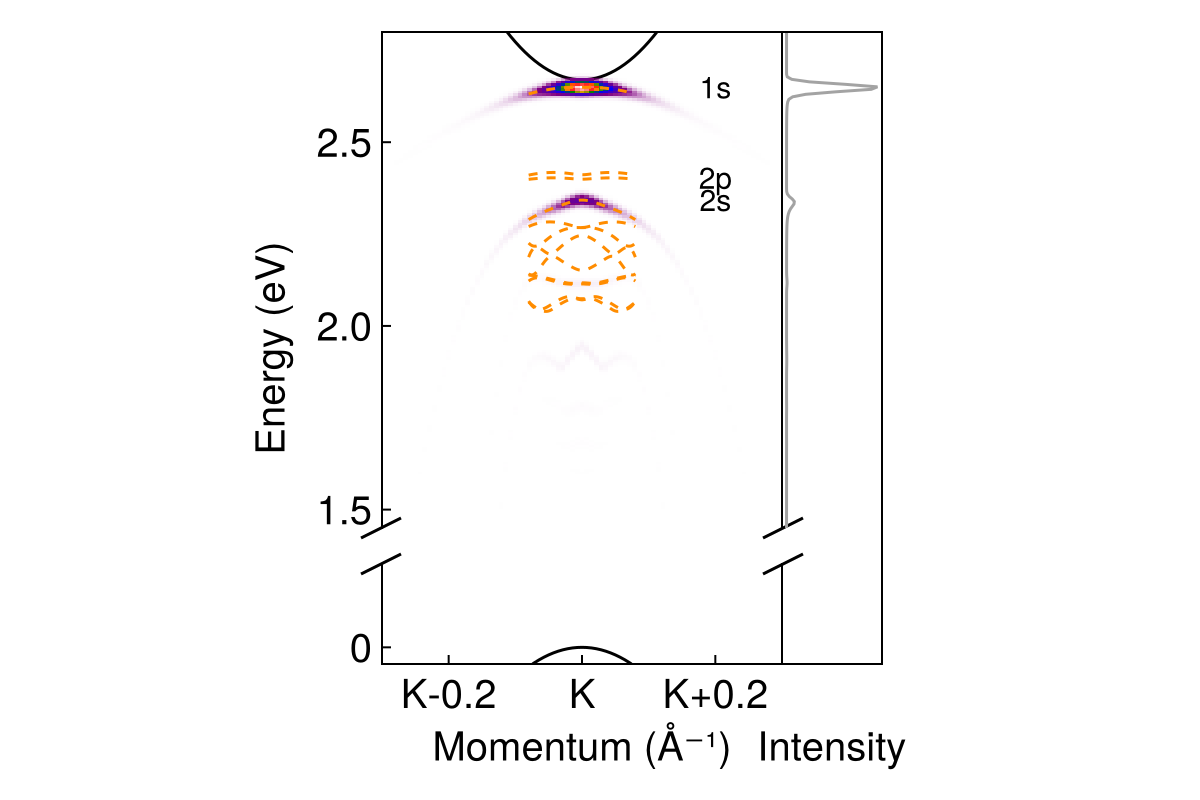

Reproduce this figure in Julia.
# Plot the ARPES heatmap;

include("units.jl")
include("qp-bands.jl")
include("broadening.jl")
include("exciton.jl")
include("ehh.jl")
include("wfn.jl")
include("arpes.jl")
include("overlap.jl")
include("exciton-band-gamma.jl")
include("exciton-band-k.jl")
include("bgw-crystal.jl")
using CairoMakie
using LaTeXStrings
using Colors
using Printf

caption_padding = 35

broaden = gaussian_broadening(50fs)
electron_color = :black
hole_color = :black

m_h = 0.21
m_e = 0.37
E_g = 2.67
w_side = 4π / (3 * 3.144817974)
w = SVector{2, Float64}([w_side, 0.0])
trion = Intervalley2DChandraTrion(
    m_h = m_h,
    m_e = m_e,
    w = w,
    E_g = E_g,
    # Binding energy for the ehh trion mode
    # should be E_B = 0.59 = 2.67 - 2.08 according to the band gap and the trion frequency from Nat. Comm. 2017 Dec 14;8(1):2117., 
    # however, here we're using Diana's exciton energy band data, 
    # the lowest exciton frequency at Q = 0 is 2.06 eV (run this script and the first line of console output is this number; note that this is the energy of the lowest optically active exciton mode, i.e. the A1s-like mode, which corresponds to the second lowest mode in the exciton band in PRL 115, 176801 (2015), because the lowest mode is a dark exciton mode),
    # and to maintain 2.13 - 2.08 = 0.05 eV (the former is again from Nat Comm. 2017 Dec 14;8(1):2117) difference between the lowest exciton mode and the trion mode in Nat Comm. 2017 Dec 14;8(1):2117,
    # we need to manually shift 0.59 upwards by 2.13 - 2.06 = 0.07 eV.
    E_B = 0.66,
    a = 10.3,
    b = 25.2
)

##########################################
#region Reading BerkeleyGW outputs 

k_K = SVector{3, Float64}(0.333333333333333, 0.3333333333333, 0)
rk, Avck = read_ex_wfc("../../MoS2/MoS2/4-absorption-120-no-sym-gw/eigenvectors.h5", k_K)
k_K_real = read_B("../../MoS2/MoS2/4-absorption-120-no-sym-gw/eigenvectors.h5") * k_K

files_0 = ["finite-Q-0/eigenval_$(i)_likespin_plus_v_new" for i in 0:11]
files_K = ["finite-Q-K/eigenval_$(i)_unlikespin_plus_v_new" for i in 0:13]
Q_list_0 = [
    [0.0,0.0],
    [0.0005,0.0005],
    [0.001,0.001],
    [0.003,0.003],
    [0.005,0.005],
    [0.0075,0.0075],
    [0.01,0.01],
    [0.012,0.012],
    [0.015,0.015],
    [0.02,0.02]
]

Q_list_K = [
    [-0.02, -0.02],
    [-0.015, -0.015],
    [-0.01, -0.01],
    [-0.005, -0.005],
    [-0.003, -0.003],
    [-0.001, -0.001],
    [0.001, 0.001],
    [0.003, 0.003],
    [0.005, 0.005],
    [0.0075, 0.0075],
    [0.01, 0.01],
    [0.012, 0.012],
    [0.015, 0.015],
    [0.02, 0.02]
]

a = read_a("../../MoS2/MoS2/4-absorption-120-no-sym-gw/eigenvectors.h5") * au_in_angstrom
Q_length_list_0 = map(Q_list_0) do Q
    (2 / sqrt(3)) * Q[1] * 2π / a * sqrt(3)
end
Q_length_list_K = map(Q_list_K) do Q
    (2 / sqrt(3)) * Q[1] * 2π / a * sqrt(3) 
end


# Read eigenvalues from a file
function read_eigs(filename)
    eigs = Float64[]
    open(filename, "r") do io
        for line in eachline(io)
            # Skip comment lines
            startswith(line, "#") && continue
            fields = split(strip(line))
            isempty(fields) && continue
            # Parse the first number (eigenvalue column)
            push!(eigs, parse(Float64, fields[1]))
        end
    end
    return eigs
end

# Read all eigenvalue lists
all_eigs_0 = [read_eigs(f) for f in files_0]
all_eigs_K = [read_eigs(f) for f in files_K]

# Ensure all files have the same number of eigenvalues
nfiles = length(all_eigs_0)
neigs = length(all_eigs_0[1])
@assert all(length(e) == neigs for e in all_eigs_0) "Files have inconsistent number of eigenvalues!"

eig_matrix_0 = hcat(all_eigs_0...) 
eig_matrix_K = hcat(all_eigs_K...) 

# Scissor shifts for convergence 
shift = -0.0546272

shift_2p_like = 0.0221814
shift_2s_like = 0.0828396

eig_matrix_0 .+= shift
eig_matrix_0[3:6, :] .+= shift_2p_like
eig_matrix_0[7:end, :] .+= shift_2s_like

shift_2p_unlike = 0.0233762
shift_2s_unlike = 0.0746934

eig_matrix_K .+= shift
eig_matrix_K[2:3, :] .+= shift_2p_unlike
eig_matrix_K[2:3, :] .-= (eig_matrix_K[2:3, :] .- eig_matrix_K[2, 1]) * 0.2
eig_matrix_K[4:end, :] .+= shift_2s_unlike

println(minimum(eig_matrix_0[1, :]))
println(minimum(eig_matrix_K[1, :]))

#endregion
############################################

##########################################
#region The linear-parabolic bands

exciton_direct = IntraValley2DExcitonHybrid(
    A = 0.6,
    m_e = 0.37,
    m_h = 0.21,
    α = -0.9,
    β = 4,
    E_g = E_g,
    E_B = 0.71,
)

exciton_K = InterValley2DExcitonHybrid(
    m_e = 0.37,
    m_h = 0.21,
    α = -0.9,
    β = 4,
    E_g = E_g,
    E_B = 0.71,
    w = w
)

# The trion momentum is set to be w
P_ratio = 1.
P = P_ratio * w


# The second lowest mode is bright for K; we need to concentrate on that mode.
Avck_A1s_bright = Avck[:, :, :, 2]
# In Fig. 1bcd in PRL 115, 176801 (2015), 
# we note that the spin up and spin down bands cross with each other:
# in a patch around K, the lowest conduction band is spin up,
# but around it, the lowest conduction band is spin down,
# while the highest valence band is spin up. 
# In our trion two-band model, we expect the conduction and valence bands to have the same spin,
# and this means the conduction band in our two-band model corresponds to 
# c1 near the patch around K and c2 around that patch.
# 
# Therefore, after reading the exciton wave function, 
# we have to reorder the bands. 
# But there is one way to cheat:
# because the lowest optically active exciton mode is quite accurately two-band,
# we can just do the follows:
Avck_A1s_bright = Avck_A1s_bright[1, 1, :] + Avck_A1s_bright[1, 2, :]
Avck_A1s_bright = reshape(Avck_A1s_bright, (1, 1, length(Avck_A1s_bright), 1))
println(size(Avck_A1s_bright))

function fetch_S(Avck::Array{ComplexF64, 4}, iS::Int)
    phase_factor  = Avck[:, :, :, 2] ./ abs.(Avck[:, :, :, 2])
    Avck_S = Avck[:, :, :, iS]
    Avck_S ./= phase_factor
    Avck_S = Avck_S[1, 1, :] + Avck_S[1, 2, :]
    Avck_S = Avck_S ./ (Avck_S[1] / abs(Avck_S[1]))
    reshape(Avck_S, (1, 1, length(Avck_S), 1)) 
end

#endregion 
##########################################

ω_list = LinRange(1.45, 2.8, 200) 
kx_list = LinRange(-0.3, 0.3, 85) 
k1_list = [SA[kx, 0.0] for kx in kx_list]

E_v1_curve = map(k1_list) do k_h
    -E_v1(trion, k_h)
end
E_c1_curve = map(k1_list) do k_e
    E_c1(trion, k_e)
end
E_v2_curve = map(k1_list) do k_h
    -E_v2(trion, k_h)
end
E_c2_curve = map(k1_list) do k_e
    E_c2(trion, k_e)
end

S_list_0 = [1, 2, 3, 4, 5, 6, 7, 8, ]
S_list_K = [1, 2, 3, 4,  ]
#S_list_0 = [1, 2, 3, 4, 5, 6,  ]
#S_list_K = [1, 2, 3, 4, 5, 6, ]
ik_K = argmin(map(i -> norm(rk[:, i]), 1 : size(rk)[2]))
S_list_0_spinor = []
S_list_K_spinor = []
for iS in 1 : 200 # The index is in Avck, i.e. my fully spinor calculation
    # Remove B excitons
    if norm(Avck[1, 1, :, iS] + Avck[1, 2, :, iS]) < 0.8
        continue
    end
    # Remove skin forbidden excitons
    if norm(Avck[1, 1, ik_K, iS]) < norm(Avck[1, 2, ik_K, iS])
        continue
    end

    append!(S_list_K_spinor, iS)
    # The exciton energies given in the eigenval_0_like files have a double degeneracy,
    # so we have to replicate the exciton wave function to match this.
    append!(S_list_0_spinor, iS)
    append!(S_list_0_spinor, iS)
    
    # First column: the index of the exciton mode after dark modes are removed.
    # Second column: the index of the exciton mode in the original Avck. 
    @printf "%3i  %3i  %8.6f   %8.6f   \n" length(S_list_0_spinor) iS eig_matrix_0[length(S_list_0_spinor), 7] (2E_g - trion.E_B - eig_matrix_0[length(S_list_0_spinor), 7])
end
S_list_0 = 1 : length(S_list_0_spinor)
S_list_K = 1 : length(S_list_K_spinor)


A1s_like = fetch_S(Avck, 2)
A2p_like_1 = fetch_S(Avck, 8)
A2p_like_2 = fetch_S(Avck, 6)
A2s_like = fetch_S(Avck, 10)

set_theme!(fontsize=20)

let f = Figure(size=(600, 400))
    Ak1k2 = wfn(trion)
    Akω_total = trion_ARPES_eeh(trion, P, Ak1k2, Homogeneous2DExciton, 
        [
            #IntraValley2DExcitonHybridLow(exciton_direct),
            #IntraValley2DExcitonHybridHigh(exciton_direct),
            (map(S_list_0) do iS
                Homogeneous2DExciton(Q_length_list_0, eig_matrix_0[iS, eachindex(Q_length_list_0)])
            end)...,
            #Homogeneous2DExciton(Q_length_list_0, eig_matrix_0[4, eachindex(Q_length_list_0)]),
            #exciton_K
            map(S_list_K) do iS
                Homogeneous2DExciton(Q_length_list_K, eig_matrix_K[iS, eachindex(Q_length_list_K)], shift=w)
            end...,
        ], 
        # Note that we should NOT use the K momentum from the BGW run and convert it into Cartesian coordinates,
        # because it's in 1/au and not 1/Å. 
        [
            # There should be a 1/2 factor for the first two wave functions,
            # because the lowest K and K' excitons are hybridized and the form of the resulting wave function 
            # has been analytically found in https://journals.aps.org/prl/pdf/10.1103/PhysRevLett.115.176801.
            # Still, we expect similar hybridization to happen in higher states,
            # where we don't really know the coefficients.
            # Therefore we just omit the 1/2 factor to avoid introducing non physical intensity difference
            # between the low and high excitons.
            (map(S_list_0_spinor) do iS
                # sqrt(2) factor is due to the duplication of the Q=0 wave function mentioned above.
                fetch_S(Avck, iS) / sqrt(2)
            end)...,
            (map(S_list_K_spinor) do iS
                fetch_S(Avck, iS)
            end)...,
        ], [
            #rk, 
            #rk, 
            fill(rk, length(S_list_0))..., 
            fill(rk .+ [w_side, 0, 0], length(S_list_K))...,
        ], 
        k1_list, ω_list, broaden)

    ax1 = Axis(f[1, 1], 
        xlabel="Momentum (Å⁻¹)",
        #yticks=([2.5, 2.7, E_g], ["2.5", "2.7", "CBM"]),
        yticks=([1.5, 2.0, 2.5, 3.0]),
        xtickalign = 1.0,
        ytickalign = 1.0,
    )
    xlims!(ax1, (minimum(kx_list), maximum(kx_list)))
    #colsize!(f.layout, 1, Aspect(1, 1))
    
    lines!(ax1, kx_list, E_c1_curve, color=electron_color)
    lines!(ax1, kx_list, E_c2_curve, color=electron_color)

    heatmap!(ax1, kx_list, ω_list, Akω_total, colormap=arpes_colormap(transparency_gradience))

    kx_list_0 = LinRange(w_side-0.08, w_side+0.08, 100)
    for S in 1:11
        ex = Homogeneous2DExciton(Q_length_list_0, eig_matrix_0[S, eachindex(Q_length_list_0)])
        lines!(ax1, kx_list_0, map(kx_list_0) do kx
            E_trion_eeh(trion, P) - E_exciton(ex, (P - @SVector [kx, 0]))
        end, color = colorant"darkorange", linestyle=:dash)
    end
    kx_list_K = LinRange(-0.08, 0.08, 100)
    for S in 1:12
        ex = Homogeneous2DExciton(Q_length_list_K, eig_matrix_K[S, eachindex(Q_length_list_K)], shift=w)
        lines!(ax1, kx_list_K, map(kx_list_K) do kx
            E_trion_eeh(trion, P) - E_exciton(ex, (P - @SVector [kx, 0]))
        end, color = colorant"darkorange", linestyle=:dash)
    end

    ylims!(ax1, (minimum(ω_list), maximum(ω_list)))
    hidedecorations!(ax1, ticklabels = false, ticks = false, label=false)
    hidexdecorations!(ax1)
    hidespines!(ax1, :b)
    #vlines!(ax1, 0, linestyle=:dot, color=colorant"gray64")

    text!(ax1, maximum(kx_list) - 0.1, 2E_g - trion.E_B - minimum(eig_matrix_K[1, :]), text="1s", align = (:center, :center), fontsize=15)
    text!(ax1, maximum(kx_list) - 0.1, 2E_g - trion.E_B - minimum(eig_matrix_K[3, :]), text="2p", align = (:center, :center), fontsize=15)
    text!(ax1, maximum(kx_list) - 0.1, 2E_g - trion.E_B - minimum(eig_matrix_K[4, :]), text="2s", align = (:center, :center), fontsize=15)
    
    ax2 = Axis(f[2, 1],
        xlabel="Momentum (Å⁻¹)",
        xticks=([-0.2, 0.0, 0.2, w_side], ["K-0.2", "K", "K+0.2", "K'"]),
        #yticks=([0], ["VBM"]),
        yticks=([0], ["0"]),
        xtickalign = 1.0,
        ytickalign = 1.0,
    )
    lines!(ax2, kx_list, E_v1_curve, color=hole_color)
    lines!(ax2, kx_list, E_v2_curve, color=hole_color)
    xlims!(ax2, (minimum(kx_list), maximum(kx_list)))
    ax2_ylim = (-0.1, 0.5)
    ylims!(ax2, ax2_ylim)
    hidedecorations!(ax2, ticklabels = false, ticks = false, label=false)
    hidespines!(ax2, :t)

    Label(f[1:2, 1, Left()], "Energy (eV)", tellwidth=false, tellheight=false, rotation=π/2, padding=(0, 80, 0, 0))


    ax3 = Axis(f[1:2, 2])
    ik_0 = argmin(abs.(kx_list))
    hidedecorations!(ax3)
    hidespines!(ax3, :l)

    colgap!(f.layout, 0)
    
    colsize!(f.layout, 1, Fixed(200))
    rowsize!(f.layout, 2, 50)
    colsize!(f.layout, 2, 50)
    
    x_left = ax1.elements[:xoppositeline][1][][1][1]
    x_right = ax1.elements[:xoppositeline][1][][2][1]
    y_top = ax1.elements[:xoppositeline][1][][1][2]
    y_bottom = ax1.elements[:xgridlines][1][][1][2]
    ax1_height = y_top - y_bottom
    
    x_left = ax3.elements[:xoppositeline][1][][1][1]
    x_right = ax3.elements[:xoppositeline][1][][2][1]
    y_top = ax3.elements[:xoppositeline][1][][1][2]
    y_bottom = ax3.elements[:xgridlines][1][][1][2]
    ax3_height = y_top - y_bottom

    ylims!(ax3, (maximum(ω_list) - (maximum(ω_list) - minimum(ω_list)) * ax3_height / ax1_height, maximum(ω_list)))

    lines!(ax3, vec(sum(Akω_total, dims=1)), ω_list, color = colorant"gray64")

    x_left = ax2.elements[:xoppositeline][1][][1][1]
    x_right = ax2.elements[:xoppositeline][1][][2][1]
    y_top = ax2.elements[:xoppositeline][1][][1][2]
    y_bottom = ax2.elements[:xgridlines][1][][1][2]
    lines!(f.scene, [x_left - 10, x_left + 10], [y_top - 5, y_top + 5], color=:black)
    lines!(f.scene, [x_right - 10, x_right + 10], [y_top - 5, y_top + 5], color=:black)
    h_shift = ax1.elements[:xgridlines][1][][1][2] - ax2.elements[:xoppositeline][1][][1][2]
    lines!(f.scene, [x_left - 10, x_left + 10], [y_top - 5 + h_shift, y_top + 5 + h_shift], color=:black)
    lines!(f.scene, [x_right - 10, x_right + 10], [y_top - 5 + h_shift, y_top + 5 + h_shift], color=:black)

    Label(f[2, 2, Bottom()], "Intensity", padding=(0, 0, 0, 30), tellwidth=false, tellheight=false,)

    save("eeh-heatmap-prototype-discrete-final-zoom-in-display-fold-K-lots-of-bands-integrated.png", f)

    f
end
